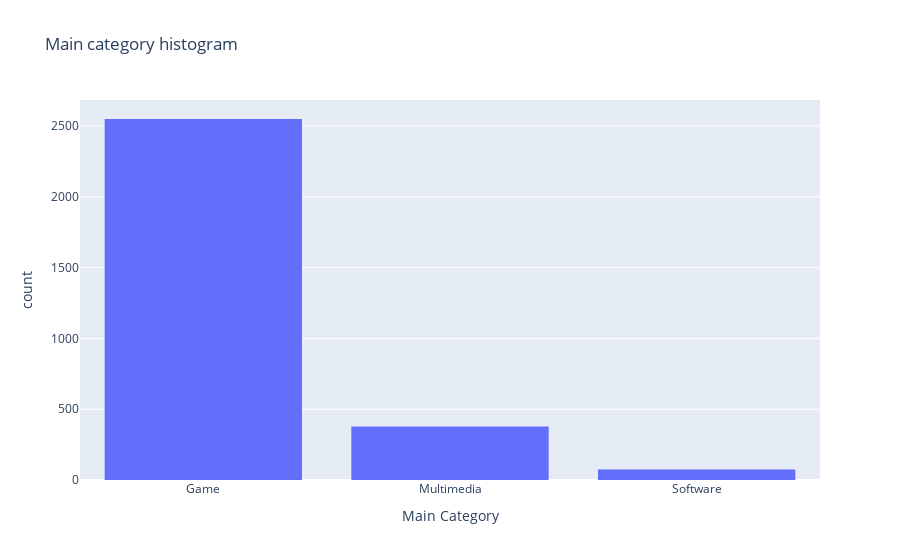

Notebook cell for this chart:
### Code cell
px.histogram(all_data,x='Main Category',title='Main category histogram')

### Figure 1 — Plotly figure (JSON) as saved in the notebook; plotly's stock layout.template omitted (floating-point values rounded to 4 significant figures; data arrays with more than 128 entries replaced by an {"elided": "..."} marker saying what was removed)
{"data": [{"alignmentgroup": "True", "bingroup": "x", "hovertemplate": "Main Category=%{x}<br>count=%{y}<extra></extra>", "legendgroup": "", "marker": {"color": "#636efa", "pattern": {"shape": ""}}, "name": "", "offsetgroup": "", "orientation": "v", "showlegend": false, "type": "histogram", "x": {"elided": "3000 str values"}, "xaxis": "x", "yaxis": "y"}], "layout": {"autosize": true, "barmode": "relative", "legend": {"tracegroupgap": 0}, "title": {"text": "Main category histogram"}, "xaxis": {"anchor": "y", "autorange": true, "domain": [0, 1], "range": [-0.5, 2.5], "title": {"text": "Main Category"}, "type": "category"}, "yaxis": {"anchor": "x", "autorange": true, "domain": [0, 1], "range": [0, 2683.0], "title": {"text": "count"}}}}
